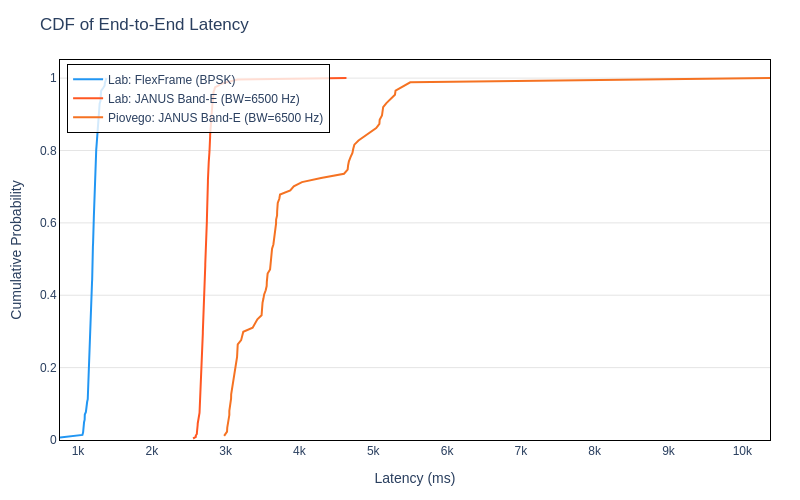

Notebook code for this chart:
### Code cell
# ── 6.3 Latency CDF per configuration ───────────────────────────────────────
fig = go.Figure()

for i, l in enumerate(labels):
    lat = np.sort(metrics[l]["latency_vals"])
    cdf = np.arange(1, len(lat) + 1) / len(lat)
    fig.add_trace(go.Scatter(
        x=lat, y=cdf,
        mode="lines",
        name=l.replace("\n", " "),
        line=dict(color=COLORS[i], width=2),
    ))

fig.update_layout(
    title="CDF of End-to-End Latency",
    xaxis_title="Latency (ms)",
    yaxis_title="Cumulative Probability",
    width=800, height=500,
    plot_bgcolor="white", paper_bgcolor="white",
    font=dict(family="Arial, sans-serif", size=12),
    margin=dict(l=60, r=30, t=60, b=60),
    legend=dict(x=0.01, y=0.99, bgcolor="rgba(255,255,255,0.8)", bordercolor="black", borderwidth=1),
)
fig.update_xaxes(showgrid=False, linecolor="black", mirror=True)
fig.update_yaxes(gridcolor="#e5e5e5", linecolor="black", mirror=True, range=[0, 1.05])

save_fig(fig, "latency_cdf")
fig.show()

### Figure 1 — Plotly figure (JSON) as saved in the notebook; plotly's stock layout.template omitted (floating-point values rounded to 4 significant figures; data arrays with more than 128 entries replaced by an {"elided": "..."} marker saying what was removed)
{"data": [{"line": {"color": "#2196F3", "width": 2}, "mode": "lines", "name": "Lab: FlexFrame (BPSK)", "type": "scatter", "x": {"elided": "142 float values"}, "y": {"elided": "142 float values"}}, {"line": {"color": "#FF5722", "width": 2}, "mode": "lines", "name": "Lab: JANUS Band-E (BW=6500 Hz)", "type": "scatter", "x": {"elided": "241 float values"}, "y": {"elided": "241 float values"}}, {"line": {"color": "#F57222", "width": 2}, "mode": "lines", "name": "Piovego: JANUS Band-E (BW=6500 Hz)", "type": "scatter", "x": [2980.0, 3019.0, 3022.0, 3033.0, 3038.0, 3050.0, 3050.0, 3061.0, 3069.0, 3074.0, 3075.0, 3084.0, 3091.0, 3100.0, 3106.0, 3121.0, 3134.0, 3143.0, 3144.0, 3155.0, 3158.0, 3160.0, 3164.0, 3210.0, 3229.0, 3239.0, 3366.0, 3404.0, 3430.0, 3487.0, 3488.0, 3494.0, 3500.0, 3512.0, 3522.0, 3543.0, 3556.0, 3558.0, 3568.0, 3569.0, 3602.0, 3609.0, 3612.0, 3616.0, 3624.0, 3629.0, 3647.0, 3655.0, 3663.0, 3672.0, 3678.0, 3683.0, 3684.0, 3697.0, 3698.0, 3703.0, 3706.0, 3727.0, 3737.0, 3876.0, 3923.0, 4034.0, 4293.0, 4604.0, 4653.0, 4659.0, 4670.0, 4692.0, 4718.0, 4729.0, 4744.0, 4800.0, 4885.0, 4964.0, 5040.0, 5083.0, 5087.0, 5118.0, 5123.0, 5134.0, 5178.0, 5237.0, 5294.0, 5302.0, 5398.0, 5501.0, 10380.0], "y": [0.01149, 0.02299, 0.03448, 0.04598, 0.05747, 0.06897, 0.08046, 0.09195, 0.1034, 0.1149, 0.1264, 0.1379, 0.1494, 0.1609, 0.1724, 0.1839, 0.1954, 0.2069, 0.2184, 0.2299, 0.2414, 0.2529, 0.2644, 0.2759, 0.2874, 0.2989, 0.3103, 0.3218, 0.3333, 0.3448, 0.3563, 0.3678, 0.3793, 0.3908, 0.4023, 0.4138, 0.4253, 0.4368, 0.4483, 0.4598, 0.4713, 0.4828, 0.4943, 0.5057, 0.5172, 0.5287, 0.5402, 0.5517, 0.5632, 0.5747, 0.5862, 0.5977, 0.6092, 0.6207, 0.6322, 0.6437, 0.6552, 0.6667, 0.6782, 0.6897, 0.7011, 0.7126, 0.7241, 0.7356, 0.7471, 0.7586, 0.7701, 0.7816, 0.7931, 0.8046, 0.8161, 0.8276, 0.8391, 0.8506, 0.8621, 0.8736, 0.8851, 0.8966, 0.908, 0.9195, 0.931, 0.9425, 0.954, 0.9655, 0.977, 0.9885, 1.0]}], "layout": {"font": {"family": "Arial, sans-serif", "size": 12}, "height": 500, "legend": {"bgcolor": "rgba(255,255,255,0.8)", "bordercolor": "black", "borderwidth": 1, "x": 0.01, "y": 0.99}, "margin": {"b": 60, "l": 60, "r": 30, "t": 60}, "paper_bgcolor": "white", "plot_bgcolor": "white", "title": {"text": "CDF of End-to-End Latency"}, "width": 800, "xaxis": {"linecolor": "black", "mirror": true, "showgrid": false, "title": {"text": "Latency (ms)"}}, "yaxis": {"gridcolor": "#e5e5e5", "linecolor": "black", "mirror": true, "range": [0, 1.05], "title": {"text": "Cumulative Probability"}}}}
